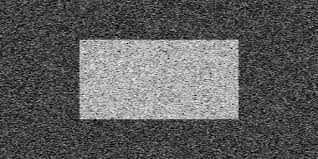
#> input picture OpenCV_official/4. Image Processing in OpenCV/3. Image Thresholding/noisy2.jpg, 318 x 159 px
$ python 'Image Tresholding 3.py'
#> lines starting #> are read from the running program, lines starting #| are printed output that depends on the picture; after the words box and inside, x2 and y2 are one past the last pixel; in counts of white or black regions, pixels touching at a corner belong together
# -*- coding: utf-8 -*-
"""
Created on Wed Feb 13 15:31:45 2019
https://docs.opencv.org/3.4.1/d7/d4d/tutorial_py_thresholding.html
@author: te122613
"""
import cv2 as cv
import numpy as np

img = cv.imread('noisy2.jpg',0)
#> img is the input picture: shape (159, 318); min 0, max 255, mean 92.6
blur = cv.GaussianBlur(img,(5,5),0)
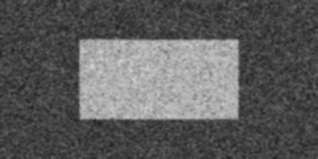
#> blur: shape (159, 318); min 31, max 208, mean 92.6
# find normalized_histogram, and its cumulative distribution function
hist = cv.calcHist([blur],[0],None,[256],[0,256])
#> hist = 256 values, max 1640 at index 68, min 0 at index 0, mean 197.5
hist_norm = hist.ravel()/hist.max()
#> hist_norm = 256 values, max 1 at index 68, min 0 at index 0, mean 0.12
Q = hist_norm.cumsum()
#> Q = 256 values from 0 to 30.83
bins = np.arange(256)
fn_min = np.inf
thresh = -1
for i in range(1,256):
    p1,p2 = np.hsplit(hist_norm,[i]) # probabilities
    q1,q2 = Q[i],Q[255]-Q[i] # cum sum of classes
    b1,b2 = np.hsplit(bins,[i]) # weights
    # finding means and variances
    m1,m2 = np.sum(p1*b1)/q1, np.sum(p2*b2)/q2
    v1,v2 = np.sum(((b1-m1)**2)*p1)/q1,np.sum(((b2-m2)**2)*p2)/q2
    # calculates the minimization function
    fn = v1*q1 + v2*q2
    if fn < fn_min:
        fn_min = fn
        thresh = i
#> this loop made 255 passes
#> (q1, q2, m1, m2, v1, v2, fn, fn_min) on passes 31, 32, 34, 36, 37, 38, 39, 40, 41, 42, 43: (0.00061, 30.83, 0, 92.57, 0, 2202.5, 67904.2, 67904.2), (0.00061, 30.83, 31, 92.57, 0, 2202.5, 67901.9, 67901.9), (0.00122, 30.83, 32, 92.57, 1, 2202.4, 67899.7, 67899.7), (0.0061, 30.82, 13.4, 92.59, 162.7, 2202.7, 67896.7, 67896.7), (0.00854, 30.82, 25, 92.59, 73.29, 2202.5, 67884.6, 67884.6), (0.014, 30.82, 21.65, 92.6, 119.6, 2202.6, 67878.1, 67878.1), (0.0244, 30.81, 21, 92.63, 140.3, 2202.8, 67863.5, 67863.5), (0.0366, 30.79, 25.05, 92.65, 106.7, 2202.7, 67834.2, 67834.2), (0.0543, 30.78, 25.88, 92.69, 107.8, 2202.9, 67802.4, 67802.4), (0.078, 30.75, 27.28, 92.74, 102, 2203.1, 67757.4, 67757.4), (0.11, 30.72, 28.34, 92.8, 100.4, 2203.4, 67699.6, 67699.6)
#> (p1, q1, q2, m1, m2, v1, v2, fn) on passes 1 to 6: ([0], 0, 30.83, nan, 92.57, nan, 2202.5, nan), ([0, 0], 0, 30.83, nan, 92.57, nan, 2202.5, nan), ([0, 0, 0], 0, 30.83, nan, 92.57, nan, 2202.5, nan), ([0, 0, 0, 0], 0, 30.83, nan, 92.57, nan, 2202.5, nan), ([0, 0, 0, 0, 0], 0, 30.83, nan, 92.57, nan, 2202.5, nan), ([0, 0, 0, 0, 0, 0], 0, 30.83, nan, 92.57, nan, 2202.5, nan)
# find otsu's threshold value with OpenCV function
ret, otsu = cv.threshold(blur,0,255,cv.THRESH_BINARY+cv.THRESH_OTSU)
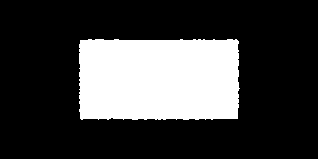
#> otsu: shape (159, 318); 25% white; 1 white region, box (x1, y1, x2, y2) and area: (79, 39, 240, 120) 12644
print( "{} {}".format(thresh,ret) )
#| 119 118.0

$ run again, with OpenCV_official/4. Image Processing in OpenCV/3. Image Thresholding/sudoku.jpg copied over OpenCV_official/4. Image Processing in OpenCV/3. Image Thresholding/noisy2.jpg
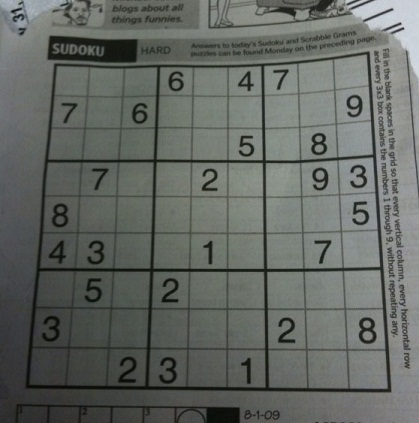
#> input picture OpenCV_official/4. Image Processing in OpenCV/3. Image Thresholding/sudoku.jpg, 419 x 423 px
#> hist = 256 values, max 2394 at index 104, min 0 at index 0, mean 692.3
#> hist_norm = 256 values, max 1 at index 104, min 0 at index 0, mean 0.289
#> Q = 256 values from 0 to 74.03
#> the loop `for i in range(1,256):` made 255 passes
#> (p1, q1, q2, m1, m2, v1, v2, fn) on passes 12 to 14: ([0, 0, 0, 0, 0, 0, 0, 0, 0, 0, 0, 0], 0.0117, 74.02, 0, 101.9, 0, 1043.7, 77257.8), ([0, 0, 0, 0, 0, 0, 0, 0, 0, 0, 0, 0, 0.0117], 0.0543, 73.98, 2.58, 101.9, 19.09, 1043, 77164.7), ([0, 0, 0, 0, 0, 0, 0, 0, 0, 0, 0, 0, 0.0117, 0.0426], 0.124, 73.91, 5.61, 102, 22.65, 1039.5, 76830.2)
#> `ret, otsu = cv.threshold(blur,0,255,cv.THRESH_BINARY+cv.THRESH_OTSU)`:
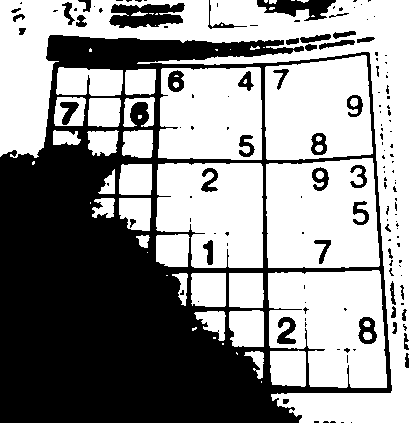
#> otsu: shape (423, 419); 58.1% white; 145 black regions (101 under 20 px), largest, box (x1, y1, x2, y2) and area: (0, 35, 392, 423) 66755, (109, 3, 185, 28) 1324, (257, 0, 336, 21) 898
#| 97 97.0
